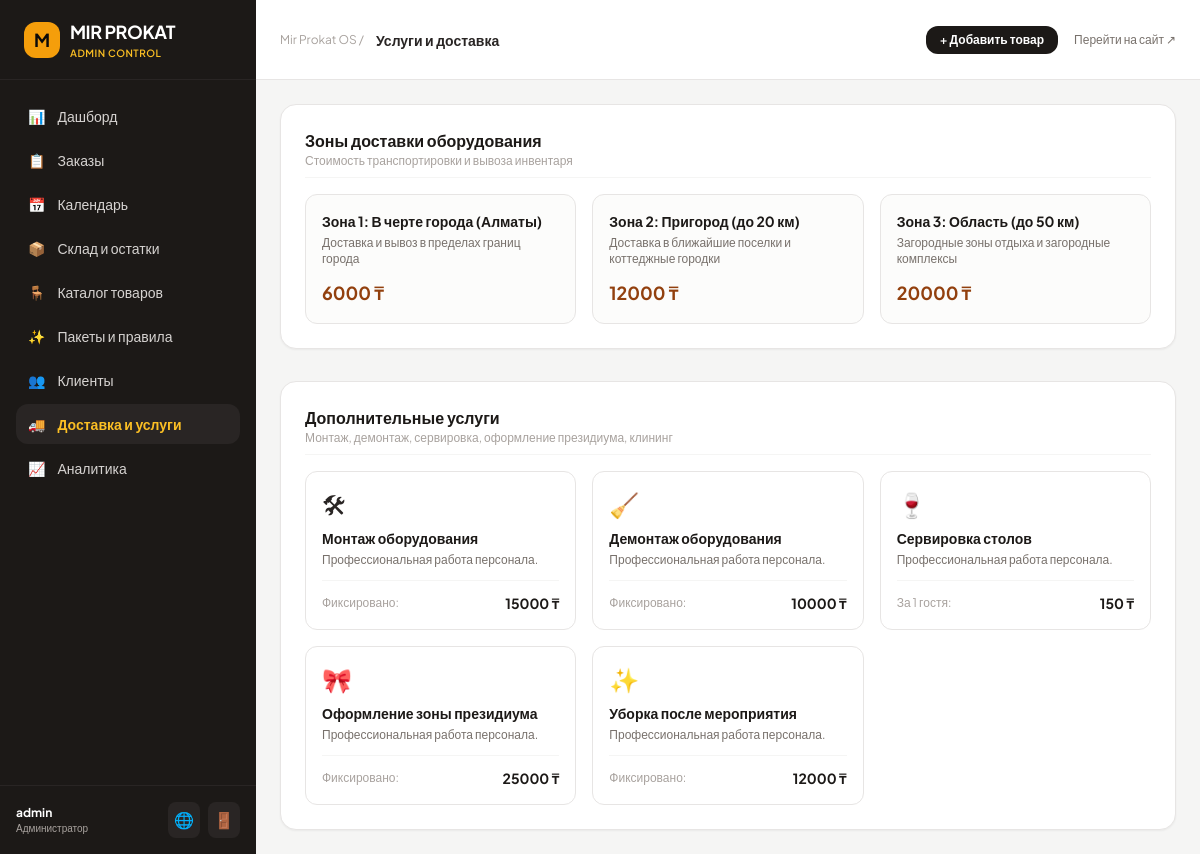
The page /admin-panel/services/ (signed in) on the database its author committed.
### apps/services/models.py (models this page shows, shortened)
class DeliveryZone(models.Model):
    name = models.CharField(_('Название зоны'), max_length=150)
    description = models.TextField(_('Описание зоны/границы'), blank=True)
    price = models.DecimalField(_('Стоимость доставки (₸)'), max_digits=10, decimal_places=2, default=0)
    is_active = models.BooleanField(_('Активна'), default=True)
    order = models.PositiveIntegerField(_('Порядок'), default=0)
    class Meta:
        verbose_name = _('Зона доставки')
        verbose_name_plural = _('Зоны доставки')
        ordering = ['order', 'price']

class Service(models.Model):
    SERVICE_TYPE_CHOICES = [
        ('delivery', _('Доставка')),
        ('setup', _('Монтаж')),
        ('teardown', _('Демонтаж')),
        ('serving', _('Сервировка')),
        ('decor', _('Оформление')),
        ('cleaning', _('Уборка')),
        ('other', _('Другое')),
    ]
    name = models.CharField(_('Название услуги'), max_length=150)
    slug = models.SlugField(_('URL'), unique=True)
    service_type = models.CharField(_('Тип услуги'), max_length=30, choices=SERVICE_TYPE_CHOICES, default='other')
    description = models.TextField(_('Описание'), blank=True)
    price = models.DecimalField(_('Базовая цена (₸)'), max_digits=10, decimal_places=2, default=0)
    is_per_guest = models.BooleanField(_('Цена рассчитывается за гостя'), default=False)
    price_per_guest = models.DecimalField(_('Цена за гостя (₸)'), max_digits=10, decimal_places=2, default=0)
    icon = models.CharField(_('Иконка (emoji)'), max_length=10, default='🔧')
    is_active = models.BooleanField(_('Активна'), default=True)
    order = models.PositiveIntegerField(_('Порядок'), default=0)
    class Meta:
        verbose_name = _('Дополнительная услуга')
        verbose_name_plural = _('Дополнительные услуги')
        ordering = ['order', 'name']

### apps/admin_panel/views.py (the view)
# urls.py: path('services/', views.services_view, name='services'),
@login_required(login_url='/admin-panel/login/')
@user_passes_test(is_staff_check, login_url='/admin-panel/login/')
def services_view(request):
    services = Service.objects.all().order_by('order')
    delivery_zones = DeliveryZone.objects.all().order_by('order')
    return render(request, 'admin_panel/services.html', {'services': services, 'delivery_zones': delivery_zones})

### apps/admin_panel/views.py (called while the page is built)
def is_staff_check(user):
    return user.is_authenticated and (user.is_staff or user.is_superuser)

### apps/catalog/context_processors.py (called while the page is built)
def categories_processor(request):
    return {
        'all_categories': Category.objects.filter(is_active=True).order_by('order', 'name')
    }

### templates/admin_panel/services.html
{% extends 'admin_panel/base.html' %}
{% block page_title %}Услуги и доставка{% endblock %}
{% block admin_content %}
<div class="space-y-8">
    <div class="bg-white p-6 rounded-2xl border border-stone-200 shadow-sm">
        <div class="mb-4 pb-2 border-b border-stone-100 flex items-center justify-between">
            <div>
                <h3 class="font-bold text-stone-900 text-base">Зоны доставки оборудования</h3>
                <p class="text-xs text-stone-400">Стоимость транспортировки и вывоза инвентаря</p>
            </div>
        </div>
        <div class="grid grid-cols-1 md:grid-cols-3 gap-4">
            {% for zone in delivery_zones %}
            <div class="p-4 rounded-xl border border-stone-200 bg-stone-50/60">
                <div class="font-bold text-stone-900 text-sm mb-1">{{ zone.name }}</div>
                <div class="text-xs text-stone-500 mb-3">{{ zone.description }}</div>
                <div class="text-lg font-bold text-amber-800">{{ zone.price|floatformat:0 }} ₸</div>
            </div>
            {% empty %}
            <div class="text-xs text-stone-400 col-span-3">Зоны доставки не настроены</div>
            {% endfor %}
        </div>
    </div>
    <div class="bg-white p-6 rounded-2xl border border-stone-200 shadow-sm">
        <div class="mb-4 pb-2 border-b border-stone-100 flex items-center justify-between">
            <div>
                <h3 class="font-bold text-stone-900 text-base">Дополнительные услуги</h3>
                <p class="text-xs text-stone-400">Монтаж, демонтаж, сервировка, оформление президиума, клининг</p>
            </div>
        </div>
        <div class="grid grid-cols-1 sm:grid-cols-2 lg:grid-cols-3 gap-4">
            {% for srv in services %}
            <div class="p-4 rounded-xl border border-stone-200 bg-white flex flex-col justify-between">
                <div>
                    <span class="text-2xl mb-2 block">{{ srv.icon }}</span>
                    <h4 class="font-bold text-stone-900 text-sm mb-1">{{ srv.name }}</h4>
                    <p class="text-xs text-stone-500 mb-3">{{ srv.description|default:"Профессиональная работа персонала." }}</p>
                </div>
                <div class="pt-3 border-t border-stone-100 flex items-center justify-between">
                    <span class="text-xs text-stone-400">
                        {% if srv.is_per_guest %}За 1 гостя:{% else %}Фиксировано:{% endif %}
                    </span>
                    <span class="font-bold text-sm text-stone-900">
                        {% if srv.is_per_guest %}{{ srv.price_per_guest|floatformat:0 }} ₸
                        {% else %}{{ srv.price|floatformat:0 }} ₸{% endif %}
                    </span>
                </div>
            </div>
            {% empty %}
            <div class="text-xs text-stone-400 col-span-3">Услуги не найдены</div>
            {% endfor %}
        </div>
    </div>
</div>
{% endblock %}

### templates/admin_panel/base.html (shortened to what this page needs)
<!DOCTYPE html>
<html lang="ru">
<head>
    <script src="https://cdn.tailwindcss.com"></script>
</head>
<body class="bg-stone-100 text-stone-800 antialiased min-h-screen flex flex-col md:flex-row">
    <aside class="w-full md:w-64 bg-stone-900 text-stone-300 flex-shrink-0 flex flex-col justify-between min-h-screen">
        <div>
            <div class="h-20 flex items-center px-6 border-b border-stone-800">
                <a href="{% url 'admin_panel:dashboard' %}" class="flex items-center space-x-2.5">
                    <div class="w-9 h-9 rounded-xl bg-amber-500 text-stone-950 flex items-center justify-center font-bold text-lg">
                        M
                    </div>
                    <div>
                        <span class="font-bold text-lg text-white tracking-tight">MIR PROKAT</span>
                        <span class="block text-[10px] tracking-wider uppercase font-semibold text-amber-400">Admin Control</span>
                    </div>
                </a>
            </div>
            <nav class="p-4 space-y-1 text-sm font-medium">
                <a href="{% url 'admin_panel:dashboard' %}" class="flex items-center gap-3 px-3 py-2.5 rounded-xl transition {% if request.resolver_match.url_name == 'dashboard' %}bg-stone-800 text-amber-400 font-bold{% else %}hover:bg-stone-800/60 hover:text-white{% endif %}">
                    <span>📊</span> Дашборд
                </a>
                <a href="{% url 'admin_panel:orders_list' %}" class="flex items-center gap-3 px-3 py-2.5 rounded-xl transition {% if 'order' in request.resolver_match.url_name %}bg-stone-800 text-amber-400 font-bold{% else %}hover:bg-stone-800/60 hover:text-white{% endif %}">
                    <span>📋</span> Заказы
                </a>
                <a href="{% url 'admin_panel:calendar' %}" class="flex items-center gap-3 px-3 py-2.5 rounded-xl transition {% if request.resolver_match.url_name == 'calendar' %}bg-stone-800 text-amber-400 font-bold{% else %}hover:bg-stone-800/60 hover:text-white{% endif %}">
                    <span>📅</span> Календарь
                </a>
                <a href="{% url 'admin_panel:warehouse' %}" class="flex items-center gap-3 px-3 py-2.5 rounded-xl transition {% if request.resolver_match.url_name == 'warehouse' %}bg-stone-800 text-amber-400 font-bold{% else %}hover:bg-stone-800/60 hover:text-white{% endif %}">
                    <span>📦</span> Склад и остатки
                </a>
                <a href="{% url 'admin_panel:products_list' %}" class="flex items-center gap-3 px-3 py-2.5 rounded-xl transition {% if 'product' in request.resolver_match.url_name %}bg-stone-800 text-amber-400 font-bold{% else %}hover:bg-stone-800/60 hover:text-white{% endif %}">
                    <span>🪑</span> Каталог товаров
                </a>
                <a href="{% url 'admin_panel:packages_list' %}" class="flex items-center gap-3 px-3 py-2.5 rounded-xl transition {% if 'package' in request.resolver_match.url_name %}bg-stone-800 text-amber-400 font-bold{% else %}hover:bg-stone-800/60 hover:text-white{% endif %}">
                    <span>✨</span> Пакеты и правила
                </a>
                <a href="{% url 'admin_panel:clients_list' %}" class="flex items-center gap-3 px-3 py-2.5 rounded-xl transition {% if 'client' in request.resolver_match.url_name %}bg-stone-800 text-amber-400 font-bold{% else %}hover:bg-stone-800/60 hover:text-white{% endif %}">
                    <span>👥</span> Клиенты
                </a>
                <a href="{% url 'admin_panel:services' %}" class="flex items-center gap-3 px-3 py-2.5 rounded-xl transition {% if request.resolver_match.url_name == 'services' %}bg-stone-800 text-amber-400 font-bold{% else %}hover:bg-stone-800/60 hover:text-white{% endif %}">
                    <span>🚚</span> Доставка и услуги
                </a>
                <a href="{% url 'admin_panel:analytics' %}" class="flex items-center gap-3 px-3 py-2.5 rounded-xl transition {% if request.resolver_match.url_name == 'analytics' %}bg-stone-800 text-amber-400 font-bold{% else %}hover:bg-stone-800/60 hover:text-white{% endif %}">
                    <span>📈</span> Аналитика
                </a>
            </nav>
        </div>
        <div class="p-4 border-t border-stone-800">
            <div class="flex items-center justify-between">
                <div>
                    <div class="text-xs font-bold text-white">{{ request.user.username }}</div>
                    <div class="text-[10px] text-stone-400">Администратор</div>
                </div>
                <div class="flex gap-2">
                    <a href="{% url 'catalog:home' %}" target="_blank" class="p-1.5 rounded-lg bg-stone-800 text-stone-300 hover:text-white" title="Открыть сайт">
                        🌐
                    </a>
                    <a href="{% url 'admin_panel:logout' %}" class="p-1.5 rounded-lg bg-stone-800 text-rose-400 hover:text-rose-300" title="Выйти">
                        🚪
                    </a>
                </div>
            </div>
        </div>
    </aside>
    <main class="flex-grow flex flex-col min-h-screen overflow-x-hidden">
        <header class="h-20 bg-white border-b border-stone-200 px-6 flex items-center justify-between">
            <div class="flex items-center gap-3">
                <span class="text-xs text-stone-400">Mir Prokat OS /</span>
                <h2 class="font-bold text-stone-800 text-sm">{% block page_title %}Управление прокатом{% endblock %}</h2>
            </div>
            <div class="flex items-center gap-4">
                <a href="{% url 'admin_panel:product_create' %}" class="px-3.5 py-1.5 rounded-xl bg-stone-900 text-white text-xs font-semibold hover:bg-stone-800 transition">
                    + Добавить товар
                </a>
                <a href="{% url 'catalog:home' %}" target="_blank" class="text-xs text-stone-500 hover:text-stone-800">
                    Перейти на сайт ↗
                </a>
            </div>
        </header>
        <div class="p-6 flex-grow">
            {% block admin_content %}{% endblock %}
        </div>
    </main>
</body>
</html>

### templates/admin_panel/base.html (style rules this page uses)
body { font-family: 'Plus Jakarta Sans', sans-serif; }

### rows shown on the page
DeliveryZone: name "Зона 1: В черте города (Алматы)", description "Доставка и вывоз в пределах границ города", price "6000"
DeliveryZone: name "Зона 2: Пригород (до 20 км)", description "Доставка в ближайшие поселки и коттеджные городки", price "12000"
DeliveryZone: name "Зона 3: Область (до 50 км)", description "Загородные зоны отдыха и загородные комплексы", price "20000"
Service: icon "🛠", name "Монтаж оборудования", description "Профессиональная работа персонала.", shows "Фиксировано:", price "15000"
Service: icon "🧹", name "Демонтаж оборудования", description "Профессиональная работа персонала.", shows "Фиксировано:", price "10000"
Service: icon "🍷", name "Сервировка столов", description "Профессиональная работа персонала.", shows "За 1 гостя:", price_per_guest "150"
Service: icon "🎀", name "Оформление зоны президиума", description "Профессиональная работа персонала.", shows "Фиксировано:", price "25000"
Service: icon "✨", name "Уборка после мероприятия", description "Профессиональная работа персонала.", shows "Фиксировано:", price "12000"

### other values the page prints
{{ request.user.username }} "admin"
